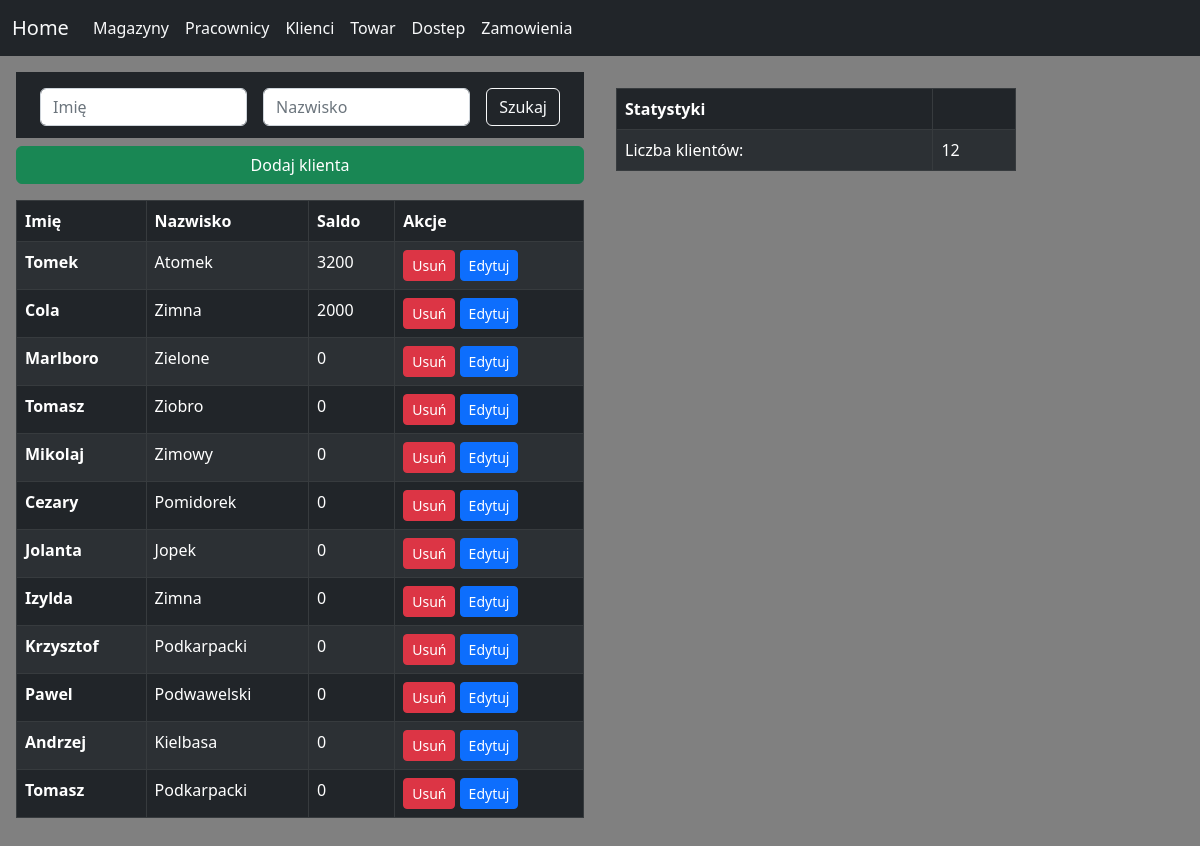
Screenshot of /klienci with the database file from the repository.
### modelss/models.py (models this page shows)
class Klienci(Base):
    __tablename__ = 'Klienci'
    id_klienta = Column(Integer, primary_key=True)
    imie = Column(String(100), nullable=False)
    nazwisko = Column(String(100), nullable=False)
    saldo = Column(Integer)

### main.py (the view)
@app.route("/klienci")
def klienci():
    return render_template("klienci.html", klienci=show_klienci(), liczba_klientow=count_klienci())

### modelss/db_tools.py (called while the page is built)
def show_klienci():
    klienci = session.query(Klienci).all()
    return klienci

def count_klienci():
    liczba_klientow = session.query(Klienci).count()
    return liczba_klientow

### templates/klienci.html (shortened to what this page needs)
{% extends "base.html" %}
{% block content %}
<div class="container">
    <div class="col w-50 p-3 position-absolute top-10 start-0">
        <div class="bg-dark p-1">
            <div class="container mt-1">
                <form class="d-flex" id="searchForm" method="POST" action="/search_klient">
                    <input class="form-control d-inline m-2" type="search" name="search_name" placeholder="Imię" aria-label="Imię">
                    <input class="form-control d-inline m-2" type="search" name="search_lastname" placeholder="Nazwisko" aria-label="Nazwisko">
                    <button class="btn btn-outline-light m-2" type="submit">Szukaj</button>
                </form>
            </div>
        </div>
        <div class="d-grid gap-2">
            <button type="button" class="btn btn-success mt-2" data-bs-toggle="modal" data-bs-target="#addKlientModal">Dodaj klienta</button>
        </div>
        <table class="table table-striped table-bordered table-dark p-3 mt-3 bg-body rounded">
            <thead>
                <tr>
                    <th scope="col">Imię</th>
                    <th scope="col">Nazwisko</th>
                    <th scope="col">Saldo</th>
                    <th scope="col">Akcje</th>
                </tr>
            </thead>
            <tbody>
                {% for klient in klienci %}
                <tr>
                    <th scope="row">{{ klient.imie }}</th>
                    <td>{{ klient.nazwisko }}</td>
                    <td>{{ klient.saldo }}</td>
                    <td>
                        <div class="d-flex">
                            <form method="POST" action="/delete_klient/{{ klient.id_klienta }}">
                                <button type="submit" class="btn btn-danger btn-sm">Usuń</button>
                                <button type="button" class="btn btn-primary btn-sm" data-bs-toggle="modal" data-bs-target="#exampleModal{{ klient.id_klienta }}">Edytuj</button>
                            </form>
                        </div>
                    </td>
                </tr>
                {% endfor %}
            </tbody>
        </table>
    </div>
    <div class="col w-50 p-3 position-absolute top-10 start-50 ">
        <div class="custom-table-responsive">
                <table class="table table-striped table-bordered table-dark p-3 mt-3 bg-body rounded">
                    <thead>
                        <tr>
                            <th scope="col">Statystyki</th>
                            <th scope="col"></th>
                        </tr>
                    </thead>
                    <tbody>
                        <tr>
                            <td>Liczba klientów:</td>
                            <td>{{ liczba_klientow }}</td>
                        </tr>
                    </tbody>
                </table>
            </div>
    </div>
</div>
{% endblock %}

### static/styl.css (style rules this page uses)
.custom-table-responsive { width: 400px; position: fixed; }

### rows the page displays
Klienci: imie "Tomek", nazwisko "Atomek", saldo "3200"
Klienci: imie "Cola", nazwisko "Zimna", saldo "2000"
Klienci: imie "Marlboro", nazwisko "Zielone", saldo "0"
Klienci: imie "Tomasz", nazwisko "Ziobro", saldo "0"
Klienci: imie "Mikolaj", nazwisko "Zimowy", saldo "0"
Klienci: imie "Cezary", nazwisko "Pomidorek", saldo "0"
Klienci: imie "Jolanta", nazwisko "Jopek", saldo "0"
Klienci: imie "Izylda", nazwisko "Zimna", saldo "0"
Klienci: imie "Krzysztof", nazwisko "Podkarpacki", saldo "0"
Klienci: imie "Pawel", nazwisko "Podwawelski", saldo "0"
Klienci: imie "Andrzej", nazwisko "Kielbasa", saldo "0"
Klienci: imie "Tomasz", nazwisko "Podkarpacki", saldo "0"

### other values shown
{{ liczba_klientow }} "12"
